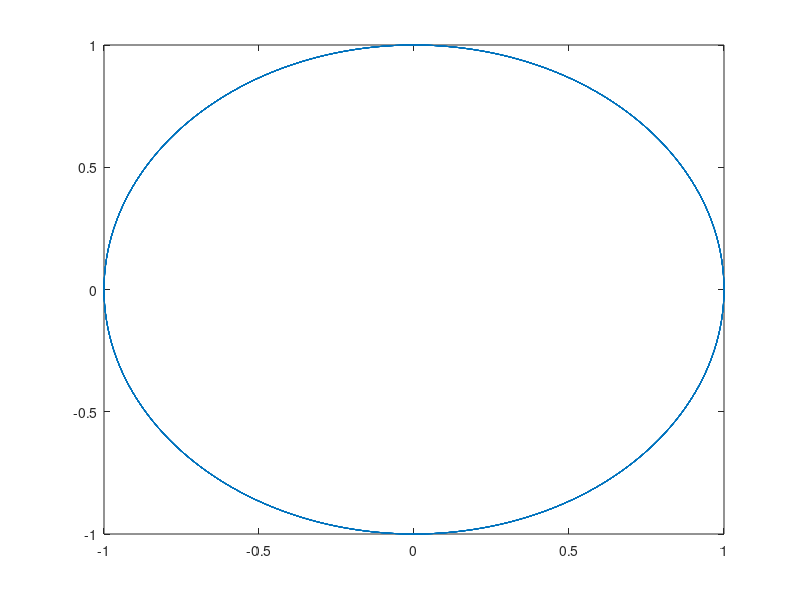
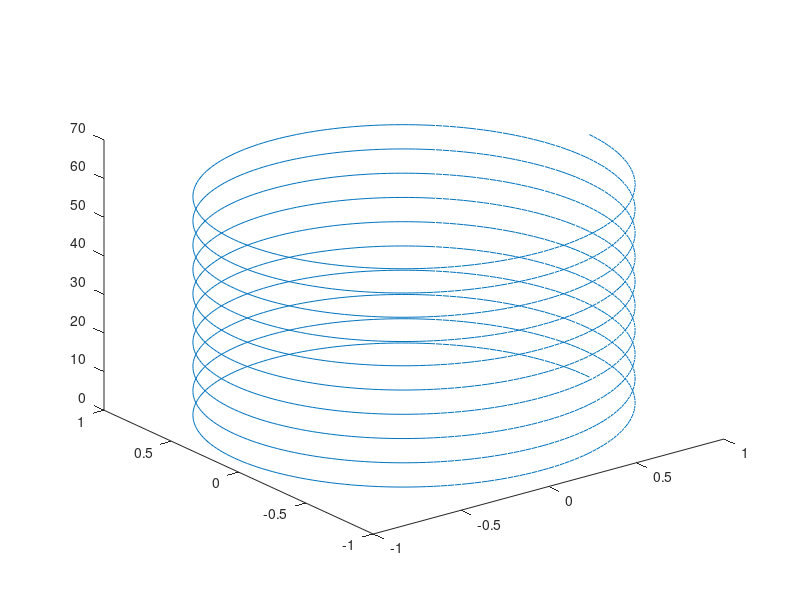

MATLAB code for these plots, in order:
clear all
close all
clc

t = 0:pi/100:20*pi;
x = cos (t);
y = sin (t);
z = t;
figure (1)
plot (x, y)

figure (2)
plot3 (x, y, z)